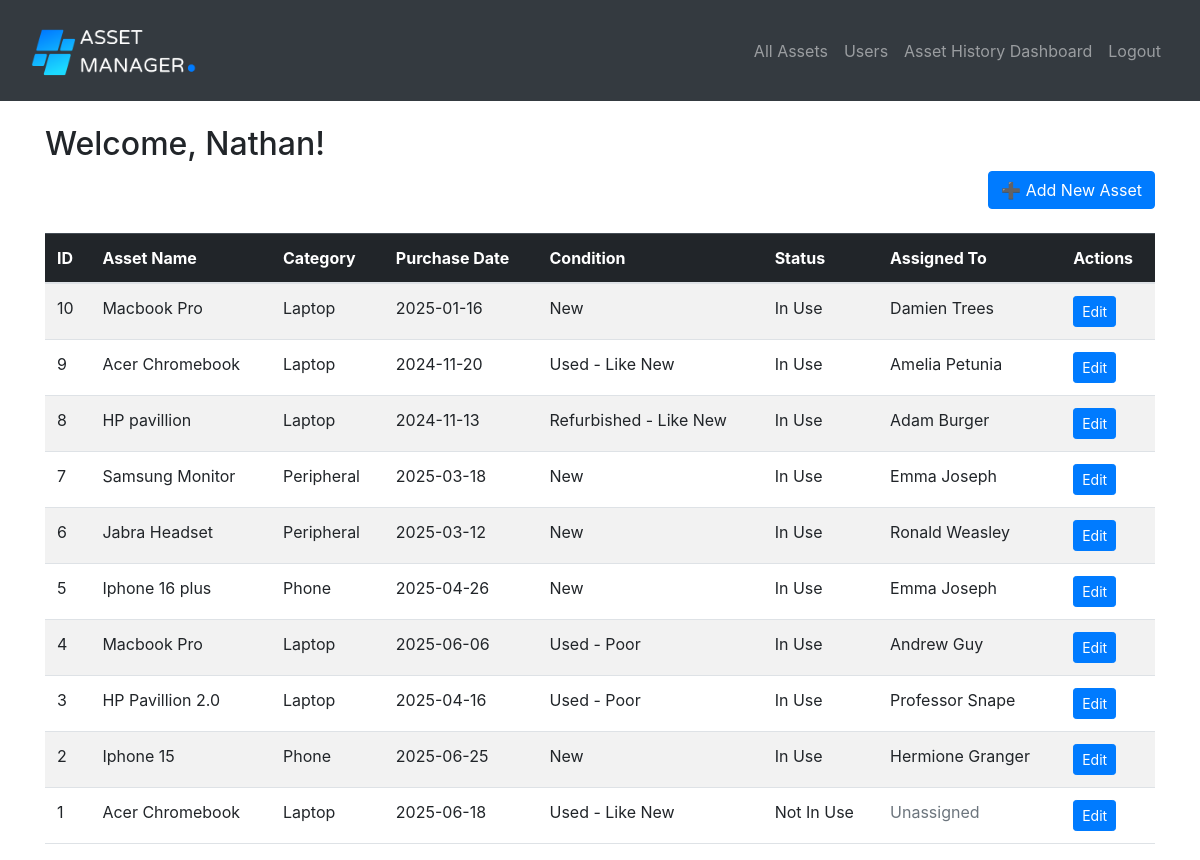
/ (signed in), run on an earlier commit of the app's database.
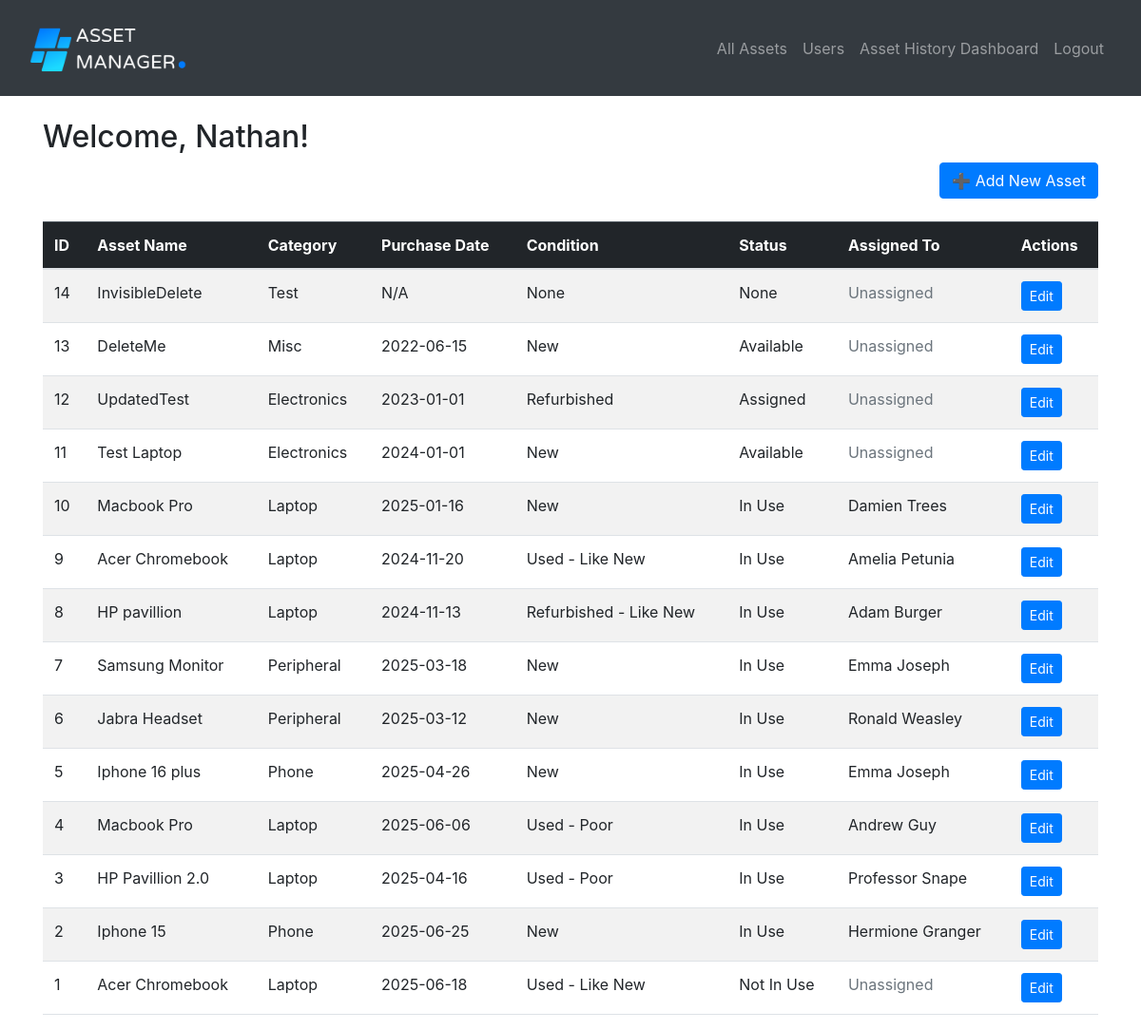
And on a later commit of the database.
### website/models.py (models this page shows)
class User(db.Model, UserMixin):
    id = db.Column(db.Integer, primary_key=True)
    first_name = db.Column(db.String(150))
    last_name = db.Column(db.String(150))
    email = db.Column(db.String(150), unique=True)
    password = db.Column(db.String(150))
    department = db.Column(db.String(150))
    role = db.Column(db.String(10), nullable=False, default='user')
    created_assets = db.relationship('Asset', foreign_keys='Asset.created_by', backref='creator_user')
    assigned_assets = db.relationship('Asset', foreign_keys='Asset.assigned_to', backref='assignee_user')

class Asset(db.Model):
    id = db.Column(db.Integer, primary_key=True)
    asset_name = db.Column(db.String(150))
    category = db.Column(db.String(150))
    purchase_date = db.Column(db.Date)
    condition = db.Column(db.String(150))
    status = db.Column(db.String(150))
    created_by = db.Column(db.Integer, db.ForeignKey('user.id'))
    assigned_to = db.Column(db.Integer, db.ForeignKey('user.id'), nullable=True)
    asset_history = db.relationship('Asset_History', back_populates='asset', passive_deletes=True)
    creator = db.relationship('User', foreign_keys=[created_by])
    assignee = db.relationship('User', foreign_keys=[assigned_to])

### website/views.py (the view)
@views.route('/')
@login_required
def home():
    print("🔍 Current user ID:", current_user.id)
    print("🔒 Authenticated:", current_user.is_authenticated)
    assets = Asset.query.order_by(Asset.id.desc()).all()
    all_users = User.query.all()
    return render_template('home.html', user=current_user, assets=assets, all_users=all_users)

### website/__init__.py (called while the page is built)
def create_app():
    app = Flask(__name__)
    app.config['SECRET_KEY'] = os.getenv("SECRET_KEY", "dev-secret")
    if 'SQLALCHEMY_DATABASE_URI' not in app.config:
        DB_NAME = os.path.join(os.path.dirname(__file__), 'database.db')
        app.config['SQLALCHEMY_DATABASE_URI'] = f'sqlite:///{DB_NAME}'
    db.init_app(app)
    from .views import views
    from .auth import auth
    app.register_blueprint(views, url_prefix='/')
    app.register_blueprint(auth, url_prefix='/')
    from .models import User
    create_database(app)
    login_manager = LoginManager()
    login_manager.login_view = 'auth.login'
    login_manager.init_app(app)
    @login_manager.user_loader
    def load_user(id):
        return User.query.get(int(id))
    return app

### website/templates/home.html (shortened to what this page needs)
{% extends "base.html" %}
{% block content %}
<br>
  <h2>Welcome, {{ user.first_name }}!</h2>
  <div class="d-flex justify-content-end mb-3">
    <a href="{{ url_for('views.add_asset') }}" class="btn btn-primary">➕ Add New Asset</a>
  </div>
  {% if assets %}
    <table class="table table-striped table-hover mt-4">
      <thead class="table-dark">
        <tr>
          <th>ID</th>
          <th>Asset Name</th>
          <th>Category</th>
          <th>Purchase Date</th>
          <th>Condition</th>
          <th>Status</th>
          <th>Assigned To</th>
          <th>Actions</th>
        </tr>
      </thead>
      <tbody>
        {% for asset in assets %}
          <tr>
            <td>{{ asset.id }}</td>
            <td>{{ asset.asset_name }}</td>
            <td>{{ asset.category }}</td>
            <td>{{ asset.purchase_date.strftime('%Y-%m-%d') if asset.purchase_date else 'N/A' }}</td>
            <td>{{ asset.condition }}</td>
            <td>{{ asset.status }}</td>
            <td>
              {% if asset.assignee_user %}
                {{ asset.assignee_user.first_name }} {{ asset.assignee_user.last_name }}
              {% else %}
                <span class="text-muted">Unassigned</span>
              {% endif %}
            </td>
            <td>
              <a href="{{ url_for('views.edit_asset', id=asset.id) }}" class="btn btn-sm btn-primary">Edit</a>
            </td>
          </tr>
        {% endfor %}
      </tbody>
    </table>
  {% else %}
    <p class="mt-4">No assets yet. Time to start tracking!</p>
  {% endif %}
{% endblock %}

### website/templates/base.html (shortened to what this page needs)
<!DOCTYPE html>
<html>
    <head>
        <link href="https://cdn.jsdelivr.net/npm/bootstrap@5.3.0/dist/css/bootstrap.min.css" rel="stylesheet">
        <link
        rel="stylesheet"
        href="https://stackpath.bootstrapcdn.com/bootstrap/4.4.1/css/bootstrap.min.css"
        />
        <link
        rel="stylesheet"
        href="https://stackpath.bootstrapcdn.com/font-awesome/4.7.0/css/font-awesome.min.css"
        />
    </head>
    <body>
        <nav class="navbar navbar-expand-lg navbar-dark bg-dark">
        <div class="container-fluid">
            <a class="navbar-brand" href="/">
            <img src="{{ url_for('static', filename='asset_logo.png') }}" alt="Logo" height="75">
            </a>
            <div class="collapse navbar-collapse justify-content-end" id="navbar">
            <div class="navbar-nav">
                {% if current_user.is_authenticated %}
                <a class="nav-item nav-link" href="/">All Assets</a>
                <a class="nav-item nav-link" href="{{ url_for('views.users') }}">Users</a>
                <a class="nav-item nav-link" href="{{ url_for('views.dashboard') }}">Asset History Dashboard</a>
                <a class="nav-item nav-link" href="/logout">Logout</a>
                {% else %}
                <a class="nav-item nav-link" href="/login">Login</a>
                <a class="nav-item nav-link" href="/sign-up">Sign Up</a>
                {% endif %}
            </div>
            </div>
        </div>
        </nav>
        <div class="container">{% block content %} {% endblock %}</div>
    </body>
</html>

What changed in the data, as far as the page shows it:
added Asset: id "14", asset_name "InvisibleDelete", category "Test", purchase_date "N/A", condition "None", status "None", shows "Unassigned"
added Asset: id "13", asset_name "DeleteMe", category "Misc", purchase_date "2022-06-15", condition "New", status "Available", shows "Unassigned"
added Asset: id "12", asset_name "UpdatedTest", category "Electronics", purchase_date "2023-01-01", condition "Refurbished", status "Assigned", shows "Unassigned"
added Asset: id "11", asset_name "Test Laptop", category "Electronics", purchase_date "2024-01-01", condition "New", status "Available", shows "Unassigned"
